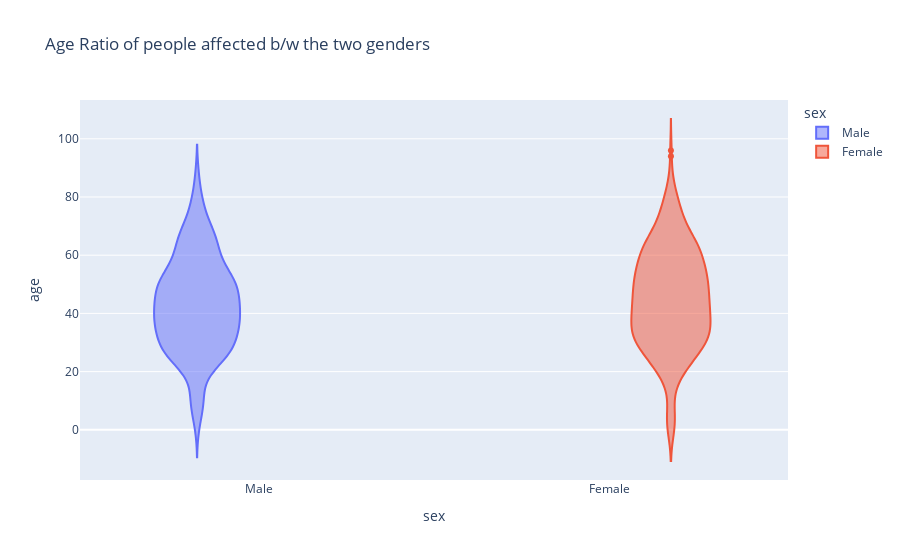

Source (notebook cell):
### Code cell
fig = px.violin(df2[df2['sex']!='4000'].dropna(subset=['age', 'sex']), y="age", x='sex', color="sex",
                hover_data=df2.columns, title='Age Ratio of people affected b/w the two genders')
fig.show()

### Figure 1 — Plotly figure (JSON) as saved in the notebook; plotly's stock layout.template omitted (floating-point values rounded to 4 significant figures; data arrays with more than 128 entries replaced by an {"elided": "..."} marker saying what was removed)
{"data": [{"alignmentgroup": "True", "box": {"visible": false}, "customdata": {"elided": "677x33 mixed values"}, "hoverlabel": {"namelength": 0}, "hovertemplate": "sex=%{customdata[2]}<br>age=%{customdata[1]}<br>ID=%{customdata[0]}<br>city=%{customdata[3]}<br>province=%{customdata[4]}<br>country=%{customdata[5]}<br>wuhan(0)_not_wuhan(1)=%{customdata[6]}<br>latitude=%{customdata[7]}<br>longitude=%{customdata[8]}<br>geo_resolution=%{customdata[9]}<br>date_onset_symptoms=%{customdata[10]}<br>date_admission_hospital=%{customdata[11]}<br>date_confirmation=%{customdata[12]}<br>symptoms=%{customdata[13]}<br>lives_in_Wuhan=%{customdata[14]}<br>travel_history_dates=%{customdata[15]}<br>travel_history_location=%{customdata[16]}<br>reported_market_exposure=%{customdata[17]}<br>additional_information=%{customdata[18]}<br>chronic_disease_binary=%{customdata[19]}<br>chronic_disease=%{customdata[20]}<br>source=%{customdata[21]}<br>sequence_available=%{customdata[22]}<br>outcome=%{customdata[23]}<br>date_death_or_discharge=%{customdata[24]}<br>notes_for_discussion=%{customdata[25]}<br>location=%{customdata[26]}<br>admin3=%{customdata[27]}<br>admin2=%{customdata[28]}<br>admin1=%{customdata[29]}<br>country_new=%{customdata[30]}<br>admin_id=%{customdata[31]}<br>data_moderator_initials=%{customdata[32]}", "legendgroup": "Male", "marker": {"color": "#636efa"}, "name": "Male", "offsetgroup": "Male", "orientation": "v", "scalegroup": "True", "showlegend": true, "type": "violin", "x": {"elided": "677 str values"}, "x0": " ", "xaxis": "x", "y": {"elided": "677 str values"}, "y0": " ", "yaxis": "y"}, {"alignmentgroup": "True", "box": {"visible": false}, "customdata": {"elided": "508x33 mixed values"}, "hoverlabel": {"namelength": 0}, "hovertemplate": "sex=%{customdata[2]}<br>age=%{customdata[1]}<br>ID=%{customdata[0]}<br>city=%{customdata[3]}<br>province=%{customdata[4]}<br>country=%{customdata[5]}<br>wuhan(0)_not_wuhan(1)=%{customdata[6]}<br>latitude=%{customdata[7]}<br>longitude=%{customdata[8]}<br>geo_resolution=%{customdata[9]}<br>date_onset_symptoms=%{customdata[10]}<br>date_admission_hospital=%{customdata[11]}<br>date_confirmation=%{customdata[12]}<br>symptoms=%{customdata[13]}<br>lives_in_Wuhan=%{customdata[14]}<br>travel_history_dates=%{customdata[15]}<br>travel_history_location=%{customdata[16]}<br>reported_market_exposure=%{customdata[17]}<br>additional_information=%{customdata[18]}<br>chronic_disease_binary=%{customdata[19]}<br>chronic_disease=%{customdata[20]}<br>source=%{customdata[21]}<br>sequence_available=%{customdata[22]}<br>outcome=%{customdata[23]}<br>date_death_or_discharge=%{customdata[24]}<br>notes_for_discussion=%{customdata[25]}<br>location=%{customdata[26]}<br>admin3=%{customdata[27]}<br>admin2=%{customdata[28]}<br>admin1=%{customdata[29]}<br>country_new=%{customdata[30]}<br>admin_id=%{customdata[31]}<br>data_moderator_initials=%{customdata[32]}", "legendgroup": "Female", "marker": {"color": "#EF553B"}, "name": "Female", "offsetgroup": "Female", "orientation": "v", "scalegroup": "True", "showlegend": true, "type": "violin", "x": {"elided": "508 str values"}, "x0": " ", "xaxis": "x", "y": {"elided": "508 str values"}, "y0": " ", "yaxis": "y"}], "layout": {"legend": {"title": {"text": "sex"}, "tracegroupgap": 0}, "title": {"text": "Age Ratio of people affected b/w the two genders"}, "violinmode": "group", "xaxis": {"anchor": "y", "categoryarray": ["Male", "Female"], "categoryorder": "array", "domain": [0.0, 1.0], "title": {"text": "sex"}}, "yaxis": {"anchor": "x", "domain": [0.0, 1.0], "title": {"text": "age"}}}}
